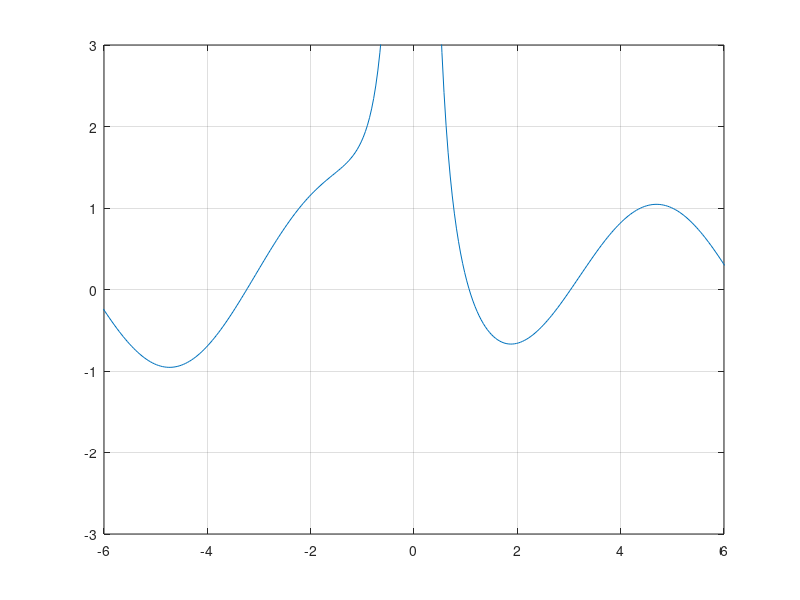

Write the MATLAB code that produced this figure. (Note: this script raises an error after producing the figure.)
%a
f = @(x)1./x.^2-sin(x);
xx = linspace(-20, 20, 1000);
plot(xx,f(xx))
axis([-6 6  -3 3])
grid on
hold on

% como f é sinusoidal vai ter numero infinito de zeros

%b
aproxraiz(f,0,1000,1)
[f(0.58) f(1.58)]

syms x
dy = matlabFunction(diff(f,x,1));

xx = linspace(0.58, 1.58, 1000);
plot(xx,dy(xx))
grid on

% como o grafico da dereivada é sempre negativo, 
% a função só tem 1 zero nesse intervalo

%c
format long
[c, yc, erromax] = bissec(f, 6, 7, 0.5.*10.^-5, 200)

% ao fim de 18 iterações obteve-se 6.308315277099609 como valor da
% aproximação do zero(alpha) e como 0.000003814697266 < o.5*10^-5
% a aproximação está correta

%d
format long
[c, yc, difck] = cordafalsa(f, 6, 7, 0.5.*10.^-5, 200)

% ao fim de 4 iterações (menos que o metodo bissec) obteve-se 6.308316825268689 
% como valor da aproximação do zero(alpha) e como 0.000000052907995 < o.5*10^-5
% a aproximação está correta